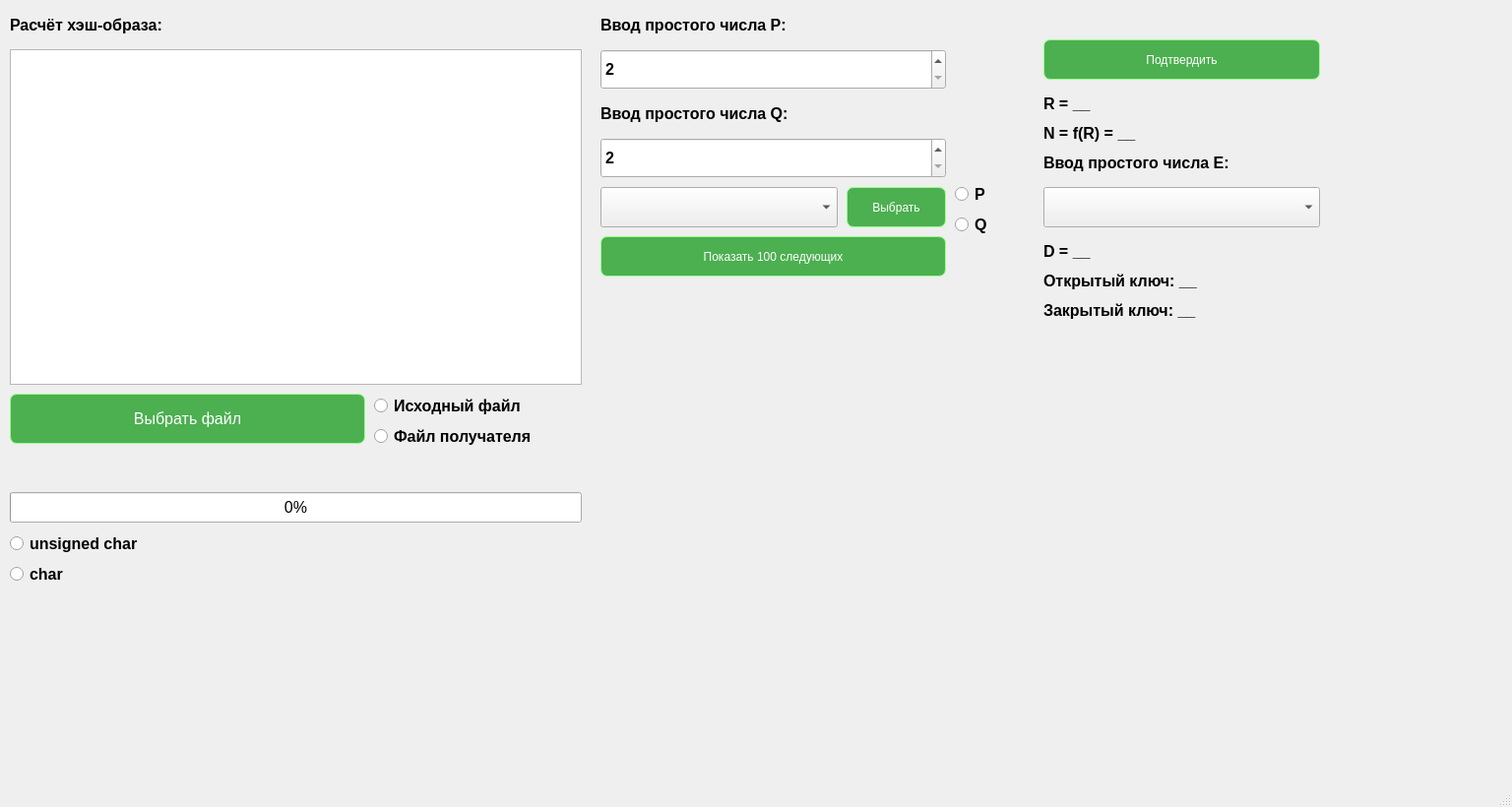
<?xml version="1.0" encoding="UTF-8"?>
<ui version="4.0">
 <class>MainWindow</class>
 <widget class="QMainWindow" name="MainWindow">
  <property name="geometry">
   <rect>
    <x>0</x>
    <y>0</y>
    <width>1536</width>
    <height>820</height>
   </rect>
  </property>
  <property name="windowTitle">
   <string>MainWindow</string>
  </property>
  <widget class="QWidget" name="centralwidget">
   <widget class="QComboBox" name="comboBox_choose_primitive">
    <property name="geometry">
     <rect>
      <x>610</x>
      <y>190</y>
      <width>241</width>
      <height>41</height>
     </rect>
    </property>
    <property name="font">
     <font>
      <pointsize>12</pointsize>
      <bold>true</bold>
     </font>
    </property>
    <property name="cursor">
     <cursorShape>PointingHandCursor</cursorShape>
    </property>
   </widget>
   <widget class="QSpinBox" name="spinBox_p">
    <property name="geometry">
     <rect>
      <x>610</x>
      <y>50</y>
      <width>351</width>
      <height>41</height>
     </rect>
    </property>
    <property name="font">
     <font>
      <pointsize>12</pointsize>
      <bold>true</bold>
     </font>
    </property>
    <property name="minimum">
     <number>2</number>
    </property>
    <property name="maximum">
     <number>2147483647</number>
    </property>
   </widget>
   <widget class="QPushButton" name="pushButton_show_new_primitives">
    <property name="geometry">
     <rect>
      <x>610</x>
      <y>240</y>
      <width>351</width>
      <height>41</height>
     </rect>
    </property>
    <property name="cursor">
     <cursorShape>PointingHandCursor</cursorShape>
    </property>
    <property name="styleSheet">
     <string notr="true">QPushButton {
    background-color: #4CAF50;  /* Задаем цвет фона */
    font: 11pt &quot;Segoe UI&quot;;
    color: white;  /* Задаем цвет текста */
    border: 1px solid rgb(154, 255, 143);  /* Задаем толщину и цвет границы */
    border-radius: 7px;  /* Закругляем углы */
    box-shadow: 0px 4px 8px rgba(0, 0, 0, 0.1);  /* Добавляем тень */
    transition: background-color 0.3s, color 0.3s, box-shadow 0.3s, transform 0.3s;  /* Добавляем плавные переходы */
}

QPushButton:hover {
    background-color: #45a049;  /* Цвет фона при наведении */
    box-shadow: 0px 8px 16px rgba(0, 0, 0, 0.2);  /* Увеличиваем тень при наведении */
    transform: translateY(-2px);  /* Поднимаем кнопку на 2 пикселя */
}

QPushButton:pressed {
    background-color: #39803d;  /* Цвет фона при нажатии */
    box-shadow: 0px 2px 4px rgba(0, 0, 0, 0.1);  /* Уменьшаем тень при нажатии */
    transform: translateY(2px);  /* Поднимаем кнопку на 2 пикселя при нажатии */
}</string>
    </property>
    <property name="text">
     <string>Показать 100 следующих</string>
    </property>
   </widget>
   <widget class="QPushButton" name="pushButton_choose_primitives">
    <property name="geometry">
     <rect>
      <x>860</x>
      <y>190</y>
      <width>101</width>
      <height>41</height>
     </rect>
    </property>
    <property name="cursor">
     <cursorShape>PointingHandCursor</cursorShape>
    </property>
    <property name="styleSheet">
     <string notr="true">QPushButton {
    background-color: #4CAF50;  /* Задаем цвет фона */
    font: 11pt &quot;Segoe UI&quot;;
    color: white;  /* Задаем цвет текста */
    border: 1px solid rgb(154, 255, 143);  /* Задаем толщину и цвет границы */
    border-radius: 7px;  /* Закругляем углы */
    box-shadow: 0px 4px 8px rgba(0, 0, 0, 0.1);  /* Добавляем тень */
    transition: background-color 0.3s, color 0.3s, box-shadow 0.3s, transform 0.3s;  /* Добавляем плавные переходы */
}

QPushButton:hover {
    background-color: #45a049;  /* Цвет фона при наведении */
    box-shadow: 0px 8px 16px rgba(0, 0, 0, 0.2);  /* Увеличиваем тень при наведении */
    transform: translateY(-2px);  /* Поднимаем кнопку на 2 пикселя */
}

QPushButton:pressed {
    background-color: #39803d;  /* Цвет фона при нажатии */
    box-shadow: 0px 2px 4px rgba(0, 0, 0, 0.1);  /* Уменьшаем тень при нажатии */
    transform: translateY(2px);  /* Поднимаем кнопку на 2 пикселя при нажатии */
}</string>
    </property>
    <property name="text">
     <string>Выбрать</string>
    </property>
   </widget>
   <widget class="QLabel" name="label">
    <property name="geometry">
     <rect>
      <x>610</x>
      <y>10</y>
      <width>341</width>
      <height>31</height>
     </rect>
    </property>
    <property name="font">
     <font>
      <pointsize>12</pointsize>
      <bold>true</bold>
     </font>
    </property>
    <property name="text">
     <string>Ввод простого числа P:</string>
    </property>
   </widget>
   <widget class="QLabel" name="label_2">
    <property name="geometry">
     <rect>
      <x>610</x>
      <y>100</y>
      <width>341</width>
      <height>31</height>
     </rect>
    </property>
    <property name="font">
     <font>
      <pointsize>12</pointsize>
      <bold>true</bold>
     </font>
    </property>
    <property name="text">
     <string>Ввод простого числа Q:</string>
    </property>
   </widget>
   <widget class="QSpinBox" name="spinBox_q">
    <property name="geometry">
     <rect>
      <x>610</x>
      <y>140</y>
      <width>351</width>
      <height>41</height>
     </rect>
    </property>
    <property name="font">
     <font>
      <pointsize>12</pointsize>
      <bold>true</bold>
     </font>
    </property>
    <property name="minimum">
     <number>2</number>
    </property>
    <property name="maximum">
     <number>2147483647</number>
    </property>
   </widget>
   <widget class="QPushButton" name="pushButton_apply">
    <property name="geometry">
     <rect>
      <x>1060</x>
      <y>40</y>
      <width>281</width>
      <height>41</height>
     </rect>
    </property>
    <property name="cursor">
     <cursorShape>PointingHandCursor</cursorShape>
    </property>
    <property name="styleSheet">
     <string notr="true">QPushButton {
    background-color: #4CAF50;  /* Задаем цвет фона */
    font: 11pt &quot;Segoe UI&quot;;
    color: white;  /* Задаем цвет текста */
    border: 1px solid rgb(154, 255, 143);  /* Задаем толщину и цвет границы */
    border-radius: 7px;  /* Закругляем углы */
    box-shadow: 0px 4px 8px rgba(0, 0, 0, 0.1);  /* Добавляем тень */
    transition: background-color 0.3s, color 0.3s, box-shadow 0.3s, transform 0.3s;  /* Добавляем плавные переходы */
}

QPushButton:hover {
    background-color: #45a049;  /* Цвет фона при наведении */
    box-shadow: 0px 8px 16px rgba(0, 0, 0, 0.2);  /* Увеличиваем тень при наведении */
    transform: translateY(-2px);  /* Поднимаем кнопку на 2 пикселя */
}

QPushButton:pressed {
    background-color: #39803d;  /* Цвет фона при нажатии */
    box-shadow: 0px 2px 4px rgba(0, 0, 0, 0.1);  /* Уменьшаем тень при нажатии */
    transform: translateY(2px);  /* Поднимаем кнопку на 2 пикселя при нажатии */
}</string>
    </property>
    <property name="text">
     <string>Подтвердить</string>
    </property>
   </widget>
   <widget class="QLabel" name="label_r">
    <property name="geometry">
     <rect>
      <x>1060</x>
      <y>90</y>
      <width>281</width>
      <height>31</height>
     </rect>
    </property>
    <property name="font">
     <font>
      <pointsize>12</pointsize>
      <bold>true</bold>
     </font>
    </property>
    <property name="text">
     <string>R = __</string>
    </property>
   </widget>
   <widget class="QLabel" name="label_n">
    <property name="geometry">
     <rect>
      <x>1060</x>
      <y>120</y>
      <width>281</width>
      <height>31</height>
     </rect>
    </property>
    <property name="font">
     <font>
      <pointsize>12</pointsize>
      <bold>true</bold>
     </font>
    </property>
    <property name="text">
     <string>N = f(R) = __</string>
    </property>
   </widget>
   <widget class="QLabel" name="label_3">
    <property name="geometry">
     <rect>
      <x>1060</x>
      <y>150</y>
      <width>341</width>
      <height>31</height>
     </rect>
    </property>
    <property name="font">
     <font>
      <pointsize>12</pointsize>
      <bold>true</bold>
     </font>
    </property>
    <property name="text">
     <string>Ввод простого числа E:</string>
    </property>
   </widget>
   <widget class="QComboBox" name="comboBox_choose_primitive_e">
    <property name="geometry">
     <rect>
      <x>1060</x>
      <y>190</y>
      <width>281</width>
      <height>41</height>
     </rect>
    </property>
    <property name="font">
     <font>
      <pointsize>12</pointsize>
      <bold>true</bold>
     </font>
    </property>
    <property name="cursor">
     <cursorShape>PointingHandCursor</cursorShape>
    </property>
   </widget>
   <widget class="QLabel" name="label_d">
    <property name="geometry">
     <rect>
      <x>1060</x>
      <y>240</y>
      <width>281</width>
      <height>31</height>
     </rect>
    </property>
    <property name="font">
     <font>
      <pointsize>12</pointsize>
      <bold>true</bold>
     </font>
    </property>
    <property name="text">
     <string>D = __</string>
    </property>
   </widget>
   <widget class="QLabel" name="label_Ko">
    <property name="geometry">
     <rect>
      <x>1060</x>
      <y>270</y>
      <width>281</width>
      <height>31</height>
     </rect>
    </property>
    <property name="font">
     <font>
      <pointsize>12</pointsize>
      <bold>true</bold>
     </font>
    </property>
    <property name="text">
     <string>Открытый ключ: __</string>
    </property>
   </widget>
   <widget class="QLabel" name="label_Kc">
    <property name="geometry">
     <rect>
      <x>1060</x>
      <y>300</y>
      <width>281</width>
      <height>31</height>
     </rect>
    </property>
    <property name="font">
     <font>
      <pointsize>12</pointsize>
      <bold>true</bold>
     </font>
    </property>
    <property name="text">
     <string>Закрытый ключ: __</string>
    </property>
   </widget>
   <widget class="QLabel" name="label_6">
    <property name="geometry">
     <rect>
      <x>10</x>
      <y>10</y>
      <width>431</width>
      <height>31</height>
     </rect>
    </property>
    <property name="font">
     <font>
      <pointsize>12</pointsize>
      <bold>true</bold>
     </font>
    </property>
    <property name="text">
     <string>Расчёт хэш-образа:</string>
    </property>
   </widget>
   <widget class="QProgressBar" name="progressBar">
    <property name="geometry">
     <rect>
      <x>10</x>
      <y>500</y>
      <width>581</width>
      <height>31</height>
     </rect>
    </property>
    <property name="font">
     <font>
      <pointsize>12</pointsize>
      <bold>false</bold>
     </font>
    </property>
    <property name="value">
     <number>0</number>
    </property>
   </widget>
   <widget class="QPushButton" name="pushButton_choose_file">
    <property name="geometry">
     <rect>
      <x>10</x>
      <y>400</y>
      <width>361</width>
      <height>51</height>
     </rect>
    </property>
    <property name="font">
     <font>
      <family>Segoe UI</family>
      <pointsize>12</pointsize>
      <italic>false</italic>
      <bold>false</bold>
     </font>
    </property>
    <property name="styleSheet">
     <string notr="true">QPushButton {
    background-color: #4CAF50;  /* Задаем цвет фона */
    font: 12pt &quot;Segoe UI&quot;;
    color: white;  /* Задаем цвет текста */
    border: 1px solid rgb(154, 255, 143);  /* Задаем толщину и цвет границы */
    border-radius: 7px;  /* Закругляем углы */
    box-shadow: 0px 4px 8px rgba(0, 0, 0, 0.1);  /* Добавляем тень */
    transition: background-color 0.3s, color 0.3s, box-shadow 0.3s, transform 0.3s;  /* Добавляем плавные переходы */
}

QPushButton:hover {
    background-color: #45a049;  /* Цвет фона при наведении */
    box-shadow: 0px 8px 16px rgba(0, 0, 0, 0.2);  /* Увеличиваем тень при наведении */
    transform: translateY(-2px);  /* Поднимаем кнопку на 2 пикселя */
}

QPushButton:pressed {
    background-color: #39803d;  /* Цвет фона при нажатии */
    box-shadow: 0px 2px 4px rgba(0, 0, 0, 0.1);  /* Уменьшаем тень при нажатии */
    transform: translateY(2px);  /* Поднимаем кнопку на 2 пикселя при нажатии */
}</string>
    </property>
    <property name="text">
     <string>Выбрать файл</string>
    </property>
   </widget>
   <widget class="QTextEdit" name="textEdit_hash_count">
    <property name="geometry">
     <rect>
      <x>10</x>
      <y>50</y>
      <width>581</width>
      <height>341</height>
     </rect>
    </property>
    <property name="font">
     <font>
      <pointsize>11</pointsize>
      <bold>true</bold>
     </font>
    </property>
   </widget>
   <widget class="QLabel" name="label_file_path">
    <property name="geometry">
     <rect>
      <x>10</x>
      <y>460</y>
      <width>891</width>
      <height>31</height>
     </rect>
    </property>
    <property name="font">
     <font>
      <pointsize>9</pointsize>
      <bold>false</bold>
     </font>
    </property>
    <property name="text">
     <string/>
    </property>
   </widget>
   <widget class="QLabel" name="label_hash_true">
    <property name="geometry">
     <rect>
      <x>610</x>
      <y>540</y>
      <width>581</width>
      <height>31</height>
     </rect>
    </property>
    <property name="font">
     <font>
      <pointsize>12</pointsize>
      <bold>true</bold>
     </font>
    </property>
    <property name="text">
     <string/>
    </property>
   </widget>
   <widget class="QLabel" name="label_s">
    <property name="geometry">
     <rect>
      <x>610</x>
      <y>580</y>
      <width>581</width>
      <height>31</height>
     </rect>
    </property>
    <property name="font">
     <font>
      <pointsize>12</pointsize>
      <bold>true</bold>
     </font>
    </property>
    <property name="text">
     <string/>
    </property>
   </widget>
   <widget class="QLabel" name="label_hash_gotten">
    <property name="geometry">
     <rect>
      <x>610</x>
      <y>620</y>
      <width>581</width>
      <height>31</height>
     </rect>
    </property>
    <property name="font">
     <font>
      <pointsize>12</pointsize>
      <bold>true</bold>
     </font>
    </property>
    <property name="text">
     <string/>
    </property>
   </widget>
   <widget class="QLabel" name="label_hash_counted">
    <property name="geometry">
     <rect>
      <x>610</x>
      <y>660</y>
      <width>581</width>
      <height>31</height>
     </rect>
    </property>
    <property name="font">
     <font>
      <pointsize>12</pointsize>
      <bold>true</bold>
     </font>
    </property>
    <property name="text">
     <string/>
    </property>
   </widget>
   <widget class="QLabel" name="label_result">
    <property name="geometry">
     <rect>
      <x>610</x>
      <y>690</y>
      <width>581</width>
      <height>31</height>
     </rect>
    </property>
    <property name="font">
     <font>
      <pointsize>14</pointsize>
      <bold>true</bold>
     </font>
    </property>
    <property name="text">
     <string/>
    </property>
   </widget>
   <widget class="QWidget" name="layoutWidget">
    <property name="geometry">
     <rect>
      <x>970</x>
      <y>185</y>
      <width>53</width>
      <height>75</height>
     </rect>
    </property>
    <layout class="QFormLayout" name="formLayout">
     <item row="0" column="0">
      <widget class="QRadioButton" name="radioButton_p">
       <property name="font">
        <font>
         <pointsize>12</pointsize>
         <bold>true</bold>
        </font>
       </property>
       <property name="text">
        <string>P</string>
       </property>
      </widget>
     </item>
     <item row="1" column="0">
      <widget class="QRadioButton" name="radioButton_q">
       <property name="font">
        <font>
         <pointsize>12</pointsize>
         <bold>true</bold>
        </font>
       </property>
       <property name="text">
        <string>Q</string>
       </property>
      </widget>
     </item>
    </layout>
   </widget>
   <widget class="QWidget" name="layoutWidget">
    <property name="geometry">
     <rect>
      <x>380</x>
      <y>400</y>
      <width>210</width>
      <height>75</height>
     </rect>
    </property>
    <layout class="QFormLayout" name="formLayout_2">
     <item row="0" column="0">
      <widget class="QRadioButton" name="radioButton_true_file">
       <property name="font">
        <font>
         <pointsize>12</pointsize>
         <bold>true</bold>
        </font>
       </property>
       <property name="text">
        <string>Исходный файл</string>
       </property>
      </widget>
     </item>
     <item row="1" column="0">
      <widget class="QRadioButton" name="radioButton_gotten_file">
       <property name="font">
        <font>
         <pointsize>12</pointsize>
         <bold>true</bold>
        </font>
       </property>
       <property name="text">
        <string>Файл получателя</string>
       </property>
      </widget>
     </item>
    </layout>
   </widget>
   <widget class="QWidget" name="layoutWidget_2">
    <property name="geometry">
     <rect>
      <x>10</x>
      <y>540</y>
      <width>171</width>
      <height>75</height>
     </rect>
    </property>
    <layout class="QFormLayout" name="formLayout_3">
     <item row="0" column="0">
      <widget class="QRadioButton" name="radioButton_uchar">
       <property name="font">
        <font>
         <pointsize>12</pointsize>
         <bold>true</bold>
        </font>
       </property>
       <property name="text">
        <string>unsigned char</string>
       </property>
      </widget>
     </item>
     <item row="1" column="0">
      <widget class="QRadioButton" name="radioButton_char">
       <property name="font">
        <font>
         <pointsize>12</pointsize>
         <bold>true</bold>
        </font>
       </property>
       <property name="text">
        <string>char</string>
       </property>
      </widget>
     </item>
    </layout>
   </widget>
  </widget>
  <widget class="QMenuBar" name="menubar">
   <property name="geometry">
    <rect>
     <x>0</x>
     <y>0</y>
     <width>1536</width>
     <height>25</height>
    </rect>
   </property>
  </widget>
  <widget class="QStatusBar" name="statusbar"/>
 </widget>
 <resources/>
 <connections/>
</ui>
